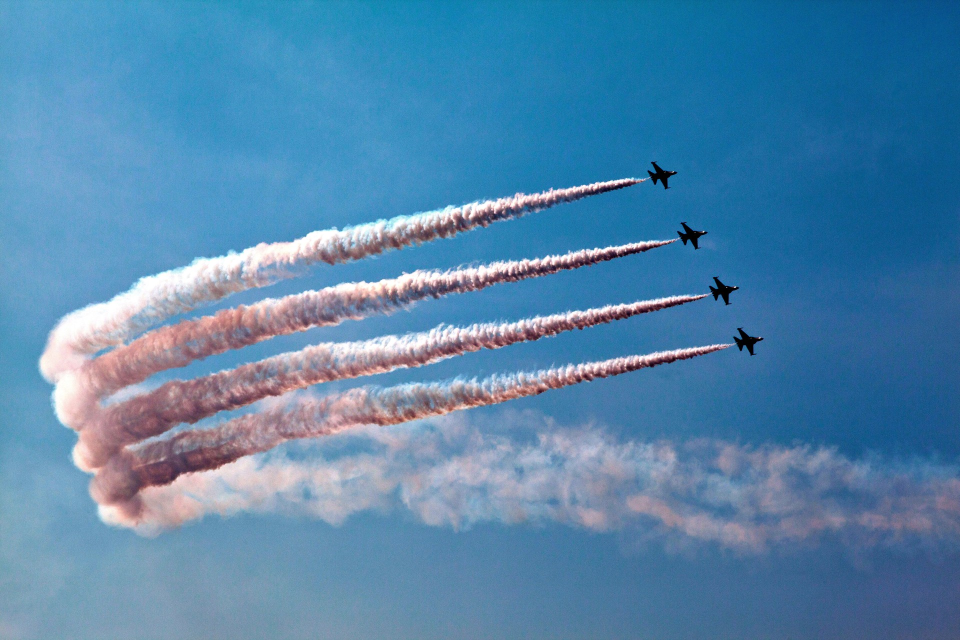
#> input picture Air Force.jpg, 1920 x 1280 px (shown at 1/2 size)
$ python main.py
#> lines starting #> are read from the running program, lines starting #| are printed output that depends on the picture; after the words box and inside, x2 and y2 are one past the last pixel; in counts of white or black regions, pixels touching at a corner belong together
import cv2
import numpy as np

img = cv2.imread('Air Force.jpg', -1)
#> img is the input picture: shape (1280, 1920, 3); mean B, G, R 171.4, 133.5, 84.1

# Defining the filters to apply
gray = cv2.cvtColor(img, cv2.COLOR_BGR2GRAY)
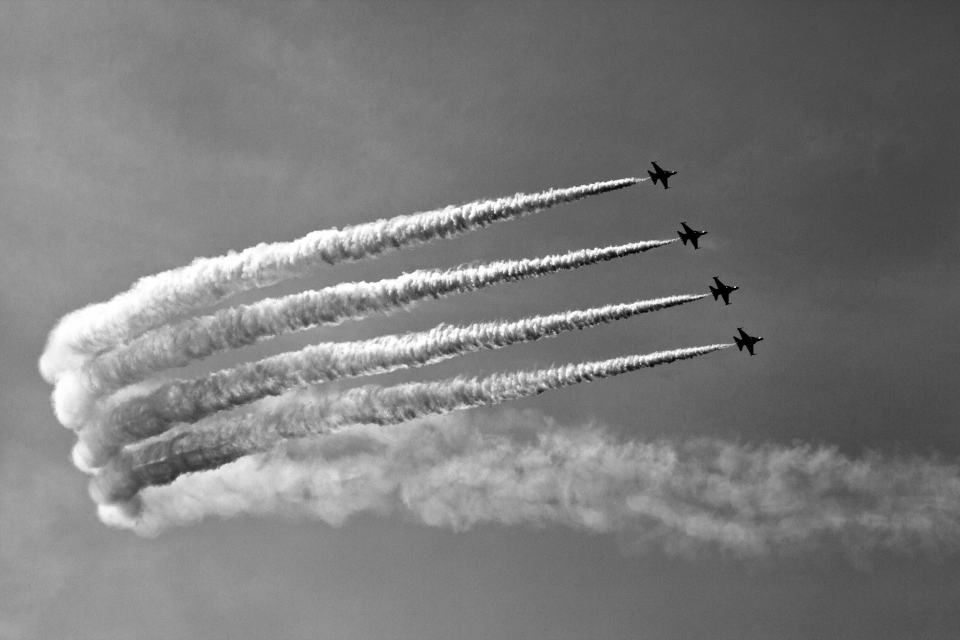
#> gray: shape (1280, 1920) (shown at 1/2 size); min 0, max 255, mean 123
blurred = cv2.GaussianBlur(img, (11, 11), 0)
canny = cv2.Canny(img, 30, 150)
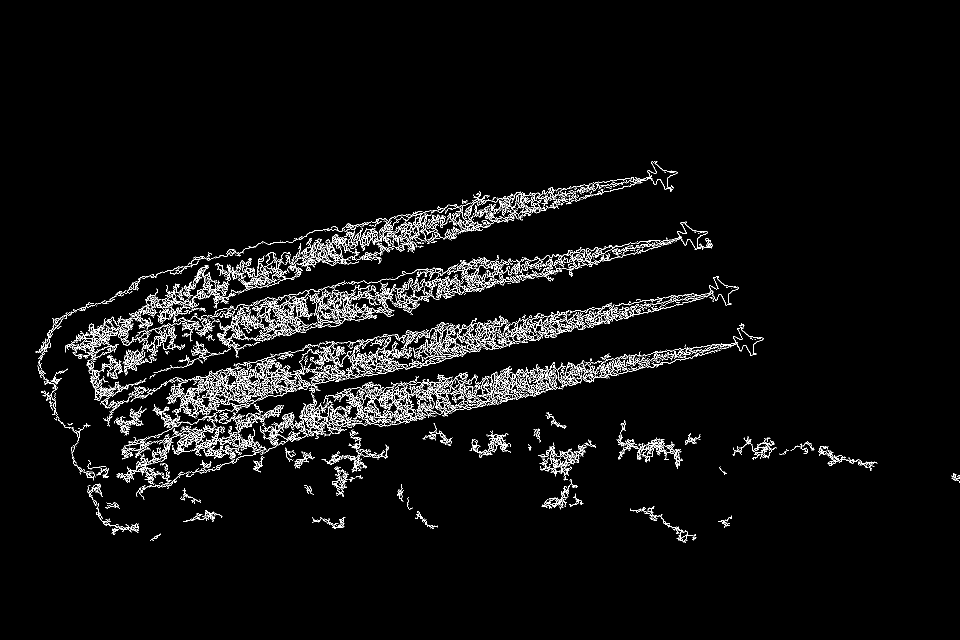
#> canny: shape (1280, 1920) (shown at 1/2 size); 3.7% white in thin lines or dots, all inside (x1, y1, x2, y2) = (71, 322, 1920, 1086)

imS = cv2.resize(blurred, (960, 540))
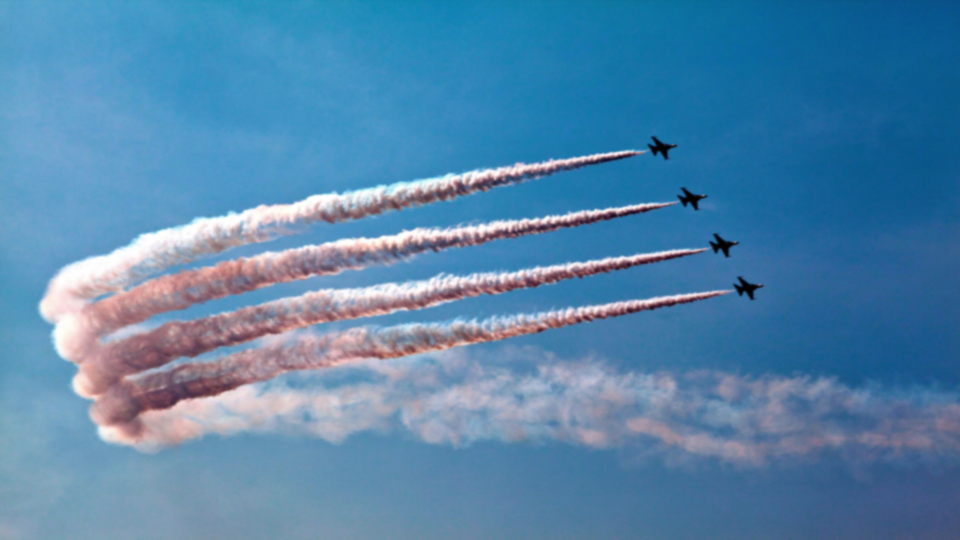
#> imS: shape (540, 960, 3); mean B, G, R 171.3, 133.4, 84
# Displaying the input image and the output images with applied filters:
cv2.imshow('Input Image', img)
cv2.imshow('Grayscale', imS)
cv2.imshow('Blurred', blurred)
cv2.imshow('Canny Edges', canny)

cv2.waitKey(0)

# Save the output images:
cv2.imwrite('output_gray.jpg', gray)
cv2.imwrite('output_blur.jpg', blurred)
cv2.imwrite('output_canny.jpg', canny)
